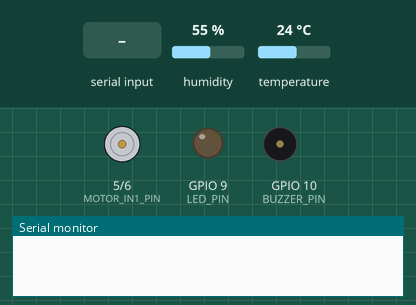
Simulated run of this sketch. Board: ESP32-S3. Parts: motor-driver pin pairs drawn as motors (green arrow = first pin HIGH = forward, orange = second pin HIGH = backward, longer = more drive, scaled by the enable pin), output pins drawn as LEDs (lit = HIGH), buzzer (waves = sounding), the last lines printed to the serial monitor. Dashed ring = blinking. The test bench sets the inputs (shaded band); at power-on: humidity 55 %, temperature 24 °C. WiFi joins after 1.5 s; servers stay silent unless stated; a WiFi scan finds three made-up networks; uploads are accepted with an empty reply.

Above: at 0.0 s.
At 4.2 s:
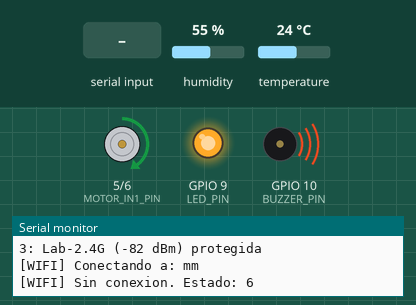
4.3 s: "estado\n" received over Serial
At 4.9 s:
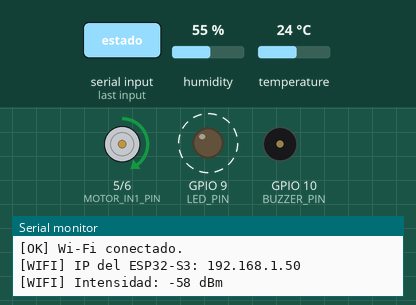
7.8 s: "wifi\n" received over Serial
11.5 s: "scan\n" received over Serial
Timing chart, 0 to 25.5 s (numbered marks = the images above; inputs shaded):
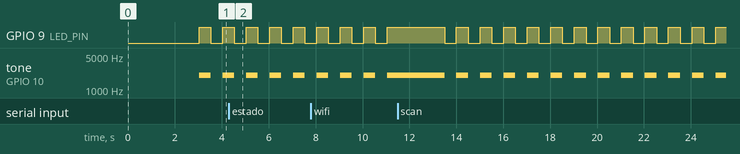

Measured:
- by itself, GPIO 9 (LED_PIN): alternates HIGH for 0.50 s and LOW for 0.50 s
- by itself, tone on GPIO 10 (BUZZER_PIN): alternates 2000 Hz for 0.50 s and silent for 0.50 s

The sketch:

esp32_weather.ino
```cpp
#include <WiFi.h>
#include <WiFiClient.h>
#include <HTTPClient.h>
#include <ArduinoJson.h>
#include <DHT.h>

// ================= WIFI =================
// Configura tu red Wi-Fi local (debe ser de 2.4 GHz):
const char* WIFI_SSID = "mm";
const char* WIFI_PASSWORD = "12345678";

// ================= SERVIDOR Y NODE-RED EN AZURE =================
// Para conectar con tu servidor en la nube de Azure:
// Se utiliza el puerto 5173 porque el proxy Nginx en el contenedor frontend
// reenvía la telemetría a Node-RED (puerto 1880) internamente,
// permitiendo atravesar el firewall de Azure sin abrir puertos adicionales.
// (Reemplaza 20.84.100.158 por la IP pública de tu máquina virtual si cambia)
const char* NODE_RED_URL = "http://20.84.100.158:5173/esp32/telemetry";

// Credenciales configuradas en el servidor (.env) y flujo Node-RED:
const char* DEVICE_ID = "esp32-01";
const char* DEVICE_KEY = "change-iot-ingest-key";

// ================= PINES (ESP32-S3) =================
// Puente H L298N (motor)
const int MOTOR_IN1_PIN = 5;    // IN1 del L298N
const int MOTOR_IN2_PIN = 6;    // IN2 del L298N
const int MOTOR_ENA_PIN = 7;    // ENA del L298N (PWM, velocidad)
const int MOTOR_SPEED = 100;    // 0 a 255 (velocidad de giro)

// LED parpadeante (el buzzer suena junto con el LED)
const int LED_PIN = 9;
const int BUZZER_PIN = 10;      // Buzzer HW-508 (pasivo, señal)
const int BUZZER_FREQ = 2000;   // Frecuencia del tono en Hz

// Sensor DHT11 (temperatura y humedad)
const int DHT_PIN = 11;
#define DHT_TYPE DHT11
DHT dht(DHT_PIN, DHT_TYPE);

// ================= TIEMPOS =================
constexpr unsigned long SEND_INTERVAL_MS = 15000;       // Envío cada 15s
constexpr unsigned long STATUS_INTERVAL_MS = 10000;     // Reporte cada 10s
constexpr unsigned long RECONNECT_INTERVAL_MS = 15000;  // Reintento Wi-Fi cada 15s
constexpr unsigned long LED_BLINK_INTERVAL_MS = 500;    // Parpadeo cada 500ms

// ================= ESTADO =================
bool ledState = false;

unsigned long lastSendAt = 0;
unsigned long lastStatusAt = 0;
unsigned long lastReconnectAt = 0;
unsigned long lastLedAt = 0;

unsigned long sendAttempts = 0;
unsigned long successfulResponses = 0;

int lastHttpCode = 0;
int previousWifiStatus = -1;

String commandBuffer;

// ================= ESTADO GENERAL =================
void showStatus() {
  Serial.println("\n========== ESTADO ==========");

  Serial.printf(
    "Tiempo encendido: %lu segundos\n",
    millis() / 1000UL
  );

  Serial.printf("Sensor: DHT11 (GPIO %d)\n", DHT_PIN);
  Serial.printf("Motor: ENCENDIDO FIJO (velocidad %d/255)\n", MOTOR_SPEED);
  Serial.printf("LED y buzzer: parpadeo cada %lu ms\n", LED_BLINK_INTERVAL_MS);

  Serial.printf(
    "Wi-Fi: %s\n",
    WiFi.status() == WL_CONNECTED
      ? "CONECTADO"
      : "DESCONECTADO"
  );

  if (WiFi.status() == WL_CONNECTED) {
    Serial.printf("Red: %s\n", WiFi.SSID().c_str());

    Serial.printf(
      "IP ESP32-S3: %s\n",
      WiFi.localIP().toString().c_str()
    );

    Serial.printf("Senal: %d dBm\n", WiFi.RSSI());
  }

  Serial.printf("Dispositivo: %s\n", DEVICE_ID);
  Serial.printf("Destino: %s\n", NODE_RED_URL);
  Serial.printf("Envio: automatico cada %lu segundos\n", SEND_INTERVAL_MS / 1000UL);

  Serial.printf("Intentos de envio: %lu\n", sendAttempts);

  Serial.printf(
    "Envios exitosos: %lu\n",
    successfulResponses
  );

  if (sendAttempts > 0) {
    Serial.printf("Ultimo codigo HTTP: %d\n", lastHttpCode);
  } else {
    Serial.println("Servidor: pendiente de envio");
  }

  Serial.println("============================\n");
}

// ================= ESCANEO DE REDES =================
void scanNetworks() {
  Serial.println("\n[SCAN] Buscando redes Wi-Fi...");

  int n = WiFi.scanNetworks();

  if (n == 0) {
    Serial.println("[SCAN] No se encontro ninguna red.");
  } else {
    for (int i = 0; i < n; i++) {
      Serial.printf(
        "%d: %s (%d dBm) %s\n",
        i + 1,
        WiFi.SSID(i).c_str(),
        WiFi.RSSI(i),
        WiFi.encryptionType(i) == WIFI_AUTH_OPEN ? "abierta" : "protegida"
      );
    }
  }

  WiFi.scanDelete();
  Serial.println();
}

// ================= WIFI =================
void startWifi() {
  Serial.printf(
    "\n[WIFI] Conectando a: %s\n",
    WIFI_SSID
  );

  WiFi.disconnect();
  WiFi.begin(WIFI_SSID, WIFI_PASSWORD);

  lastReconnectAt = millis();
}

void maintainWifi() {
  int currentStatus = (int)WiFi.status();

  if (currentStatus != previousWifiStatus) {
    previousWifiStatus = currentStatus;

    if (currentStatus == WL_CONNECTED) {
      Serial.println("\n[OK] Wi-Fi conectado.");

      Serial.printf(
        "[WIFI] IP del ESP32-S3: %s\n",
        WiFi.localIP().toString().c_str()
      );

      Serial.printf(
        "[WIFI] Intensidad: %d dBm\n",
        WiFi.RSSI()
      );
    } else {
      Serial.printf(
        "[WIFI] Sin conexion. Estado: %d\n",
        currentStatus
      );
    }
  }

  if (currentStatus != WL_CONNECTED &&
      millis() - lastReconnectAt >= RECONNECT_INTERVAL_MS) {
    lastReconnectAt = millis();

    Serial.println("[WIFI] Reintentando conexion...");
    WiFi.reconnect();
  }
}

// ================= LECTURA DEL SENSOR =================
// Devuelve false si el DHT11 no responde.
// Incluye un micro-reintento para evitar fallos por interrupciones del Wi-Fi en ESP32.
bool generateReading(
  float &temperature,
  float &humidity
) {
  float t = dht.readTemperature();
  float h = dht.readHumidity();

  if (isnan(t) || isnan(h)) {
    delay(200);
    t = dht.readTemperature();
    h = dht.readHumidity();
  }

  if (isnan(t) || isnan(h)) {
    return false;
  }

  temperature = t;
  humidity = h;

  return true;
}

void printReading(
  float temperature,
  float humidity
) {
  Serial.println("\n========== DATOS DEL SENSOR ==========");

  Serial.printf(
    "Temperatura: %.2f C\n",
    temperature
  );

  Serial.printf(
    "Humedad: %.2f %%\n",
    humidity
  );

  Serial.println("======================================");
}

// ================= ENVIO A NODE-RED =================
// Envia la lectura capturada del DHT11 al flujo de Node-RED en Azure.
void sendReading(
  float temperature,
  float humidity
) {
  printReading(temperature, humidity);

  if (WiFi.status() != WL_CONNECTED) {
    Serial.println("[ENVIO FALLIDO] Sin Wi-Fi. Dato no enviado.");
    return;
  }

  JsonDocument document;

  document["deviceId"] = DEVICE_ID;
  document["temperature"] = round(temperature * 100.0) / 100.0;
  document["humidity"] = round(humidity * 100.0) / 100.0;
  // Presión estándar de referencia a nivel del mar para que la pantalla de
  // comparación meteorológica y Node Clima muestre el gráfico completo:
  document["pressure"] = 1013.25;

  String payload;
  serializeJson(document, payload);

  sendAttempts++;

  Serial.println("\n----------- ENVIO -----------");
  Serial.printf("[ENVIO] Lectura #%lu\n", sendAttempts);
  Serial.printf("[ENVIO] Destino: %s\n", NODE_RED_URL);
  Serial.printf("[ENVIO] JSON: %s\n", payload.c_str());

  WiFiClient client;
  HTTPClient http;

  // Tiempos de espera optimizados para conexiones en la nube (Azure):
  http.setConnectTimeout(8000);
  http.setTimeout(10000);

  if (!http.begin(client, NODE_RED_URL)) {
    Serial.println("[ENVIO FALLIDO] No se pudo iniciar HTTP.");
    Serial.println("-----------------------------\n");
    return;
  }

  http.addHeader("Content-Type", "application/json");
  http.addHeader("X-Device-Key", DEVICE_KEY);

  unsigned long startedAt = millis();

  lastHttpCode = http.POST(payload);

  unsigned long elapsed = millis() - startedAt;

  Serial.printf("[HTTP] Codigo: %d\n", lastHttpCode);
  Serial.printf("[HTTP] Tiempo: %lu ms\n", elapsed);

  if (lastHttpCode > 0) {
    String response = http.getString();

    Serial.println("[HTTP] Respuesta del servidor:");
    Serial.println(response);

    if (lastHttpCode >= 200 && lastHttpCode < 300) {
      successfulResponses++;

      Serial.printf(
        "[ENVIADO OK] Lectura #%lu | Temp: %.2f C | Hum: %.2f %% | HTTP %d\n",
        sendAttempts,
        temperature,
        humidity,
        lastHttpCode
      );
      Serial.println("Verifica los datos en la pantalla 'Node Clima'.");

    } else {
      Serial.printf(
        "[ENVIO FALLIDO] Lectura #%lu | HTTP %d\n",
        sendAttempts,
        lastHttpCode
      );

      if (lastHttpCode == 401 || lastHttpCode == 403) {
        Serial.println("Revisa DEVICE_KEY y la autorizacion del servidor.");
      } else if (lastHttpCode == 404) {
        Serial.println("Ruta no encontrada. Revisa IP, puerto 5173 y /esp32/telemetry.");
      } else if (lastHttpCode == 400) {
        Serial.println("Datos rechazados. Revisa la validacion en Node-RED.");
      } else if (lastHttpCode >= 500) {
        Serial.println("Fallo del servidor. Revisa los contenedores Docker en Azure.");
      } else {
        Serial.println("La respuesta no confirma exito.");
      }
    }

  } else {
    Serial.printf(
      "[ENVIO FALLIDO] Lectura #%lu | %s\n",
      sendAttempts,
      HTTPClient::errorToString(lastHttpCode).c_str()
    );
    Serial.println("Revisa conexion a internet o que el puerto 5173 este accesible en Azure.");
  }

  Serial.println("-----------------------------\n");

  http.end();
}

// Lee el DHT11 y, si la lectura es valida, la envia a Node-RED.
void sendSensorReading() {
  float temperature;
  float humidity;

  if (!generateReading(temperature, humidity)) {
    Serial.println("[ERROR] El DHT11 no responde. Revisa su conexion.");
    return;
  }

  sendReading(temperature, humidity);
}

// ================= LED Y BUZZER =================
// El LED parpadea y el buzzer suena solo cuando el LED esta encendido.
void updateLedAndBuzzer() {
  if (millis() - lastLedAt >= LED_BLINK_INTERVAL_MS) {
    lastLedAt = millis();
    ledState = !ledState;

    digitalWrite(LED_PIN, ledState ? HIGH : LOW);

    if (ledState) {
      tone(BUZZER_PIN, BUZZER_FREQ);
    } else {
      noTone(BUZZER_PIN);
    }
  }
}

// ================= COMANDOS SERIALES =================
void processCommand(String command) {
  command.trim();
  command.toLowerCase();

  if (command.length() == 0) {
    return;
  }

  Serial.printf("\n> %s\n", command.c_str());

  if (command == "estado") {
    showStatus();

  } else if (command == "wifi") {
    startWifi();

  } else if (command == "scan") {
    scanNetworks();

  } else if (command == "leer") {
    float temperature;
    float humidity;

    if (generateReading(temperature, humidity)) {
      printReading(temperature, humidity);
      Serial.println("[INFO] Estos datos no se enviaron.");
    } else {
      Serial.println("[ERROR] El DHT11 no responde. Revisa su conexion.");
    }

  } else {
    Serial.println(
      "[ERROR] Comando desconocido. Comandos: estado, wifi, scan, leer"
    );
  }
}

void readSerialCommands() {
  while (Serial.available() > 0) {
    char character = (char)Serial.read();

    if (character == '\n' || character == '\r') {
      if (commandBuffer.length() > 0) {
        processCommand(commandBuffer);
        commandBuffer = "";
      }
    } else if (commandBuffer.length() < 80) {
      commandBuffer += character;
    }
  }
}

// ================= SETUP =================
void setup() {
  Serial.begin(115200);
  delay(1000);

  commandBuffer.reserve(80);

  Serial.println("\n======================================");
  Serial.println(" ESP32-S3 - MONITOR AMBIENTAL CON MOTOR");
  Serial.println(" ESP32-S3 -> Node-RED -> API -> PostgreSQL (Azure)");
  Serial.println("======================================");

  // Motor: giro fijo en un sentido a velocidad configurada
  pinMode(MOTOR_IN1_PIN, OUTPUT);
  pinMode(MOTOR_IN2_PIN, OUTPUT);
  digitalWrite(MOTOR_IN1_PIN, HIGH);
  digitalWrite(MOTOR_IN2_PIN, LOW);
  ledcAttach(MOTOR_ENA_PIN, 1000, 8);   // 1 kHz, 8 bits
  ledcWrite(MOTOR_ENA_PIN, MOTOR_SPEED);
  Serial.println("[INICIO] Motor encendido de forma fija.");

  // LED y buzzer (juntos)
  pinMode(LED_PIN, OUTPUT);
  digitalWrite(LED_PIN, LOW);
  pinMode(BUZZER_PIN, OUTPUT);
  digitalWrite(BUZZER_PIN, LOW);

  // DHT11
  dht.begin();
  Serial.println("[INICIO] Sensor DHT11 iniciado.");

  Serial.printf("[INICIO] Envio automatico a Node-RED cada %lu segundos.\n",
                SEND_INTERVAL_MS / 1000UL);

  WiFi.mode(WIFI_STA);
  WiFi.setAutoReconnect(true);

  scanNetworks();
  startWifi();

  lastSendAt = millis();   // El primer envio ocurre 15 segundos despues de iniciar
}

// ================= LOOP =================
void loop() {
  readSerialCommands();
  maintainWifi();
  updateLedAndBuzzer();

  if (millis() - lastStatusAt >= STATUS_INTERVAL_MS) {
    lastStatusAt = millis();

    Serial.printf(
      "[ESTADO] WiFi=%s | Sensor=DHT11 | Envio=cada %lus\n",
      WiFi.status() == WL_CONNECTED ? "OK" : "NO",
      SEND_INTERVAL_MS / 1000UL
    );
  }

  if (millis() - lastSendAt >= SEND_INTERVAL_MS) {
    lastSendAt = millis();

    if (WiFi.status() == WL_CONNECTED) {
      sendSensorReading();
    } else {
      Serial.println("\n[ENVIO OMITIDO] Sin Wi-Fi. Se reintentara en 15 segundos.");
    }
  }

  delay(5);
}
```
